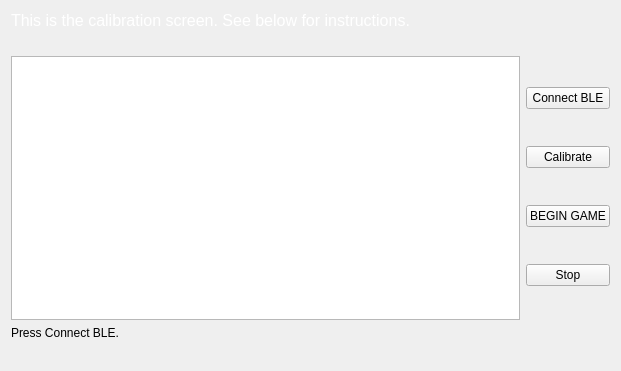
<?xml version="1.0" encoding="UTF-8"?>
<ui version="4.0">
 <class>Form</class>
 <widget class="QWidget" name="Form">
  <property name="geometry">
   <rect>
    <x>0</x>
    <y>0</y>
    <width>621</width>
    <height>371</height>
   </rect>
  </property>
  <property name="windowTitle">
   <string>Form</string>
  </property>
  <layout class="QGridLayout" name="gridLayout">
   <item row="3" column="0">
    <widget class="QLabel" name="label">
     <property name="text">
      <string>Press Connect BLE.</string>
     </property>
    </widget>
   </item>
   <item row="2" column="1">
    <layout class="QVBoxLayout" name="verticalLayout">
     <item>
      <widget class="QPushButton" name="connectButton">
       <property name="text">
        <string>Connect BLE</string>
       </property>
      </widget>
     </item>
     <item>
      <widget class="QPushButton" name="pushButton">
       <property name="text">
        <string>Calibrate</string>
       </property>
      </widget>
     </item>
     <item>
      <widget class="QPushButton" name="beginButton">
       <property name="text">
        <string>BEGIN GAME</string>
       </property>
      </widget>
     </item>
     <item>
      <widget class="QPushButton" name="stopButton">
       <property name="text">
        <string>Stop</string>
       </property>
      </widget>
     </item>
    </layout>
   </item>
   <item row="2" column="0">
    <widget class="GraphicsLayoutWidget" name="graphicsView"/>
   </item>
   <item row="0" column="0">
    <widget class="QLabel" name="instructionsLabel">
     <property name="text">
      <string>&lt;html&gt;&lt;head/&gt;&lt;body&gt;&lt;p&gt;&lt;span style=&quot; font-size:12pt; color:#ffffff;&quot;&gt;This is the calibration screen. See below for instructions.&lt;/span&gt;&lt;/p&gt;&lt;/body&gt;&lt;/html&gt;</string>
     </property>
    </widget>
   </item>
   <item row="4" column="0">
    <widget class="QLabel" name="scoreLabel">
     <property name="text">
      <string/>
     </property>
    </widget>
   </item>
   <item row="1" column="0">
    <widget class="QLabel" name="whichTALabel">
     <property name="text">
      <string/>
     </property>
    </widget>
   </item>
  </layout>
 </widget>
 <customwidgets>
  <customwidget>
   <class>GraphicsLayoutWidget</class>
   <extends>QGraphicsView</extends>
   <header>pyqtgraph</header>
  </customwidget>
 </customwidgets>
 <resources/>
 <connections/>
</ui>
